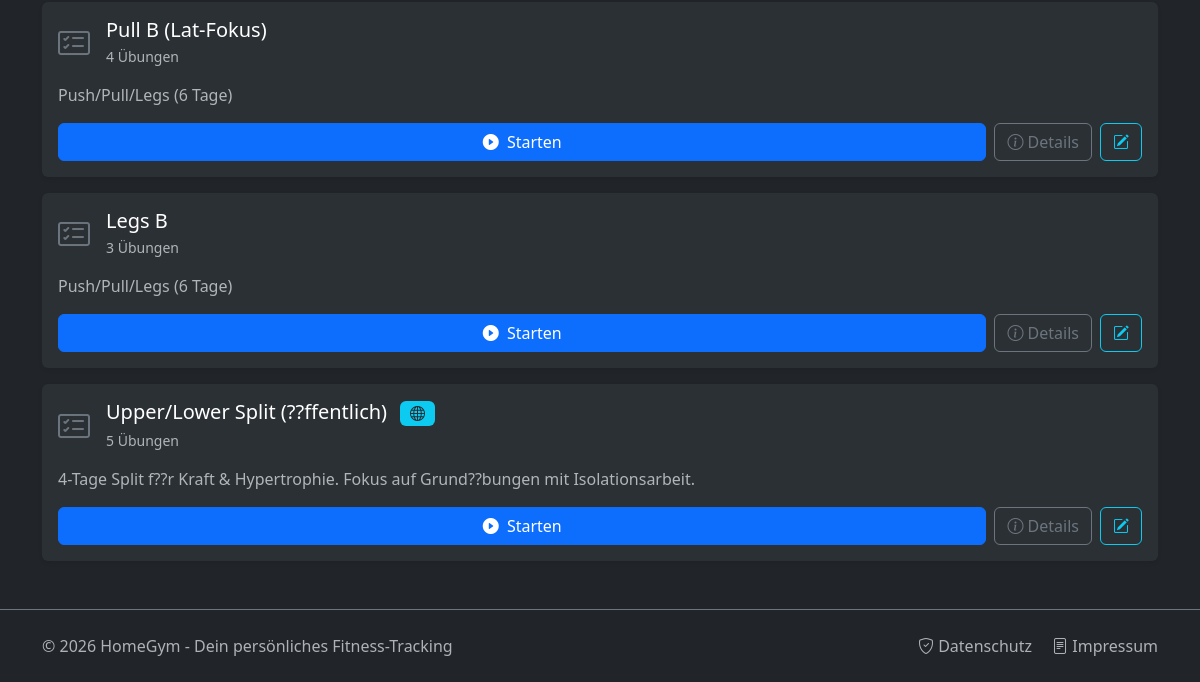
Page /training/select/ (signed in, lower part) on the earlier database version.
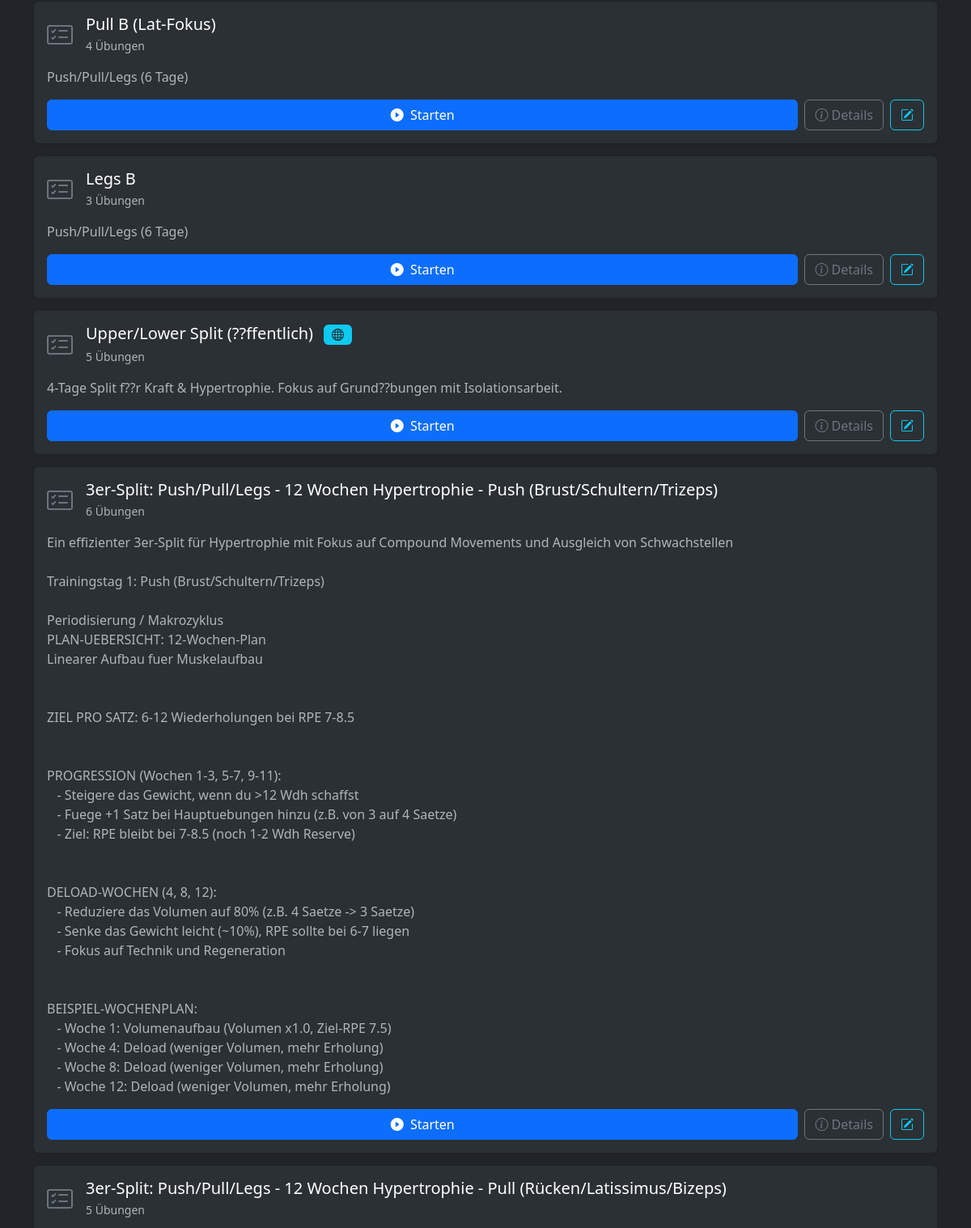
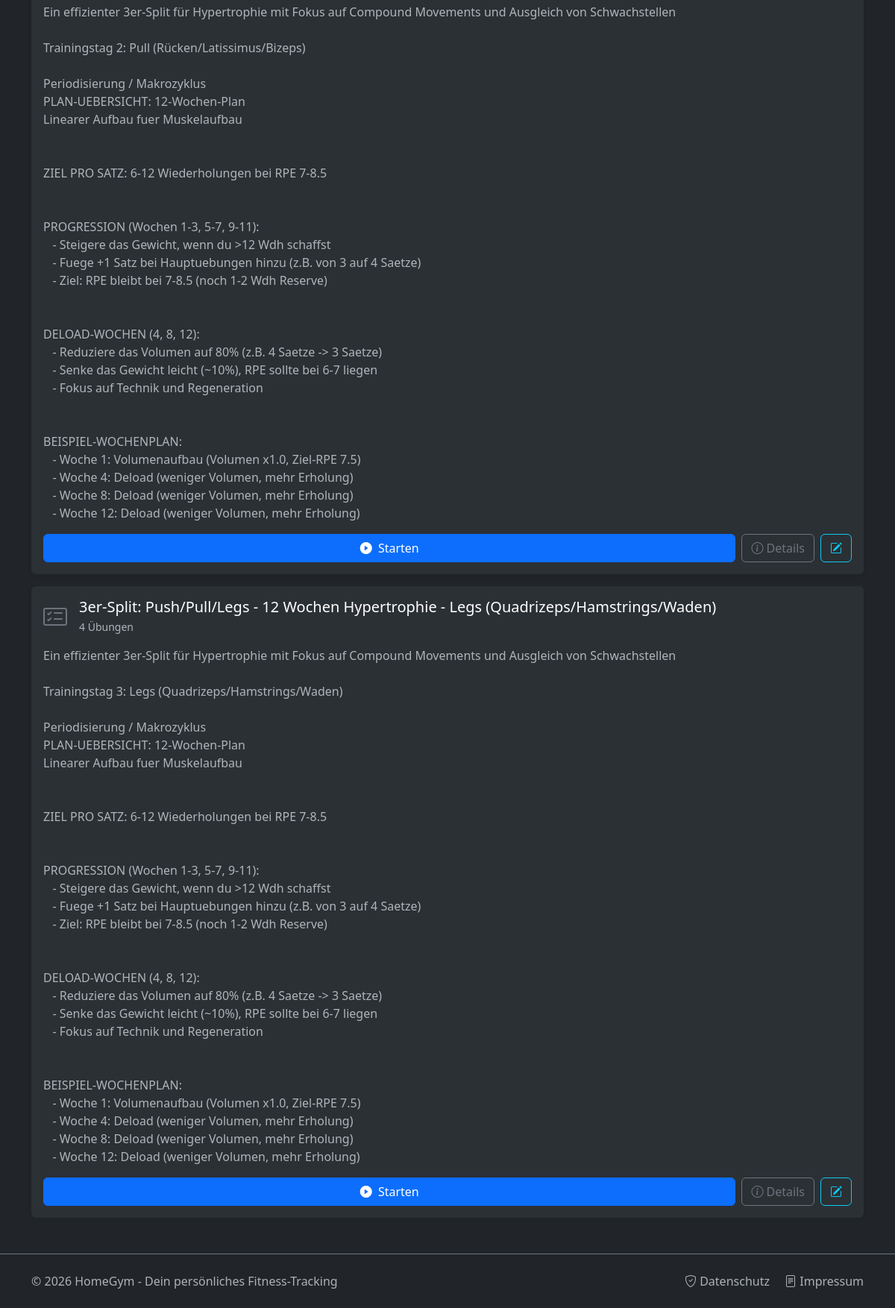
Same page on the later database version (2 pictures, top to bottom).
### core/models.py (models this page shows, shortened)
class Plan(models.Model):
    user = models.ForeignKey(User, on_delete=models.CASCADE, related_name="plaene", null=True)
    name = models.CharField(max_length=100, verbose_name="Name des Plans")
    beschreibung = models.TextField(blank=True, verbose_name="Beschreibung")
    is_public = models.BooleanField(default=False, verbose_name="Öffentlich")
    erstellt_am = models.DateTimeField(auto_now_add=True)
    class Meta:
        verbose_name = "Trainingsplan"
        verbose_name_plural = "Trainingspläne"

### core/views.py (the view)
# urls.py: path('training/select/', views.training_select_plan, name='training_select_plan'),
def training_select_plan(request):
    filter_type = request.GET.get('filter', 'eigene')
    if filter_type == 'public':
        plaene = Plan.objects.filter(is_public=True).exclude(user=request.user)
    else:
        plaene = Plan.objects.filter(user=request.user)
    context = {
        'plaene': plaene,
        'filter_type': filter_type
    }
    return render(request, 'core/training_select_plan.html', context)

### core/context_processors.py (called while the page is built)
def global_context(request):
    return {
        'current_year': datetime.now().year,
    }

### core/templates/core/training_select_plan.html (shortened to what this page needs)
{% load static %}
{% load static %}<!doctype html>
<html lang="de" data-bs-theme="dark" id="htmlRoot">
  <head>
    <link href="https://cdn.jsdelivr.net/npm/bootstrap@5.3.3/dist/css/bootstrap.min.css" rel="stylesheet">
    <link rel="stylesheet" href="https://cdn.jsdelivr.net/npm/bootstrap-icons@1.11.3/font/bootstrap-icons.min.css">
    <link rel="stylesheet" href="{% static 'core/css/theme-styles.css' %}">
    <link rel="stylesheet" href="{% static 'core/css/offline-manager.css' %}">
</head>
  <body>
    <div class="container pt-3">
      {% if not plaene %}
        <div class="alert alert-secondary text-center">
            {% if filter_type == 'eigene' %}
                <i class="bi bi-info-circle me-2"></i> Noch keine Pläne erstellt. Erstelle deinen ersten Plan!
            {% else %}
                <i class="bi bi-info-circle me-2"></i> Noch keine öffentlichen Pläne verfügbar.
            {% endif %}
        </div>
      {% else %}
        <div class="d-grid gap-3">
            {% for plan in plaene %}
            <div class="card card-stat border-secondary text-decoration-none shadow-sm">
                <div class="card-body">
                    <div class="d-flex align-items-center mb-3">
                        <div class="me-3 text-secondary">
                            <i class="bi bi-card-checklist fs-2"></i>
                        </div>
                        <div class="flex-grow-1">
                            <h5 class="mb-1">
                                {{ plan.name }}
                                {% if plan.is_public %}
                                    <span class="badge bg-info text-dark ms-2"><i class="bi bi-globe"></i></span>
                                {% endif %}
                            </h5>
                            <p class="text-muted mb-0 small">
                                {{ plan.uebungen.count }} Übungen
                            </p>
                        </div>
                    </div>
                    {% if plan.beschreibung %}
                    <pre class="text-muted small mb-3" style="white-space: pre-wrap; font-family: inherit; font-size: inherit; background: transparent; border: none; padding: 0; margin-bottom: 1rem;">{{ plan.beschreibung }}</pre>
                    {% endif %}
                    <div class="d-flex gap-2">
                        {% if filter_type == 'eigene' %}
                            <a href="{% url 'training_start_plan' plan.id %}" class="btn btn-primary flex-grow-1">
                                <i class="bi bi-play-circle-fill me-1"></i> Starten
                            </a>
                            <a href="{% url 'plan_details' plan.id %}" class="btn btn-outline-secondary">
                                <i class="bi bi-info-circle"></i> Details
                            </a>
                            <a href="{% url 'edit_plan' plan.id %}" class="btn btn-outline-info">
                                <i class="bi bi-pencil-square"></i>
                            </a>
                        {% endif %}
                    </div>
                </div>
            </div>
            {% endfor %}
        </div>
      {% endif %}
    </div>
    {% include 'core/includes/global_footer.html' %}
  </body>
</html>

Differences in the rows shown:
added Plan: name "3er-Split: Push/Pull/Legs - 12 Wochen Hypertrophie - Push (Brust/Schultern/Trizeps)", uebungen.count "6", beschreibung "Ein effizienter 3er-Split für Hypertrophie mit Fokus auf Compound Movements und Ausgleich von Schwachstellen Trainingstag 1: Push (Brust/Schultern/Trizeps) Periodisierung / Makrozyklus PLAN-UEBERSICHT: 12-Wochen-Plan Linearer Aufbau fuer Muskelaufbau ZIEL PRO SATZ: 6-12 Wiederholungen bei RPE 7-8.5 PROGRESSION (Wochen 1-3, 5-7, 9-11): - Steigere das Gewicht, wenn du >12 Wdh schaffst - Fuege +1 Satz bei Hauptuebungen hinzu (z.B. von 3 auf 4 Saetze) - Ziel: RPE bleibt bei 7-8.5 (noch 1-2 Wdh Reserve) DELOAD-WOCHEN (4, 8, 12): - Reduziere das Volumen auf 80% (z.B. 4 Saetze -> 3 Saetze) - Senke das Gewicht leicht (~10%), RPE sollte bei 6-7 liegen - Fokus auf Technik und Regeneration…"
added Plan: name "3er-Split: Push/Pull/Legs - 12 Wochen Hypertrophie - Pull (Rücken/Latissimus/Bizeps)", uebungen.count "5", beschreibung "Ein effizienter 3er-Split für Hypertrophie mit Fokus auf Compound Movements und Ausgleich von Schwachstellen Trainingstag 2: Pull (Rücken/Latissimus/Bizeps) Periodisierung / Makrozyklus PLAN-UEBERSICHT: 12-Wochen-Plan Linearer Aufbau fuer Muskelaufbau ZIEL PRO SATZ: 6-12 Wiederholungen bei RPE 7-8.5 PROGRESSION (Wochen 1-3, 5-7, 9-11): - Steigere das Gewicht, wenn du >12 Wdh schaffst - Fuege +1 Satz bei Hauptuebungen hinzu (z.B. von 3 auf 4 Saetze) - Ziel: RPE bleibt bei 7-8.5 (noch 1-2 Wdh Reserve) DELOAD-WOCHEN (4, 8, 12): - Reduziere das Volumen auf 80% (z.B. 4 Saetze -> 3 Saetze) - Senke das Gewicht leicht (~10%), RPE sollte bei 6-7 liegen - Fokus auf Technik und Regeneration…"
added Plan: name "3er-Split: Push/Pull/Legs - 12 Wochen Hypertrophie - Legs (Quadrizeps/Hamstrings/Waden)", uebungen.count "4", beschreibung "Ein effizienter 3er-Split für Hypertrophie mit Fokus auf Compound Movements und Ausgleich von Schwachstellen Trainingstag 3: Legs (Quadrizeps/Hamstrings/Waden) Periodisierung / Makrozyklus PLAN-UEBERSICHT: 12-Wochen-Plan Linearer Aufbau fuer Muskelaufbau ZIEL PRO SATZ: 6-12 Wiederholungen bei RPE 7-8.5 PROGRESSION (Wochen 1-3, 5-7, 9-11): - Steigere das Gewicht, wenn du >12 Wdh schaffst - Fuege +1 Satz bei Hauptuebungen hinzu (z.B. von 3 auf 4 Saetze) - Ziel: RPE bleibt bei 7-8.5 (noch 1-2 Wdh Reserve) DELOAD-WOCHEN (4, 8, 12): - Reduziere das Volumen auf 80% (z.B. 4 Saetze -> 3 Saetze) - Senke das Gewicht leicht (~10%), RPE sollte bei 6-7 liegen - Fokus auf Technik und Regeneration…"
